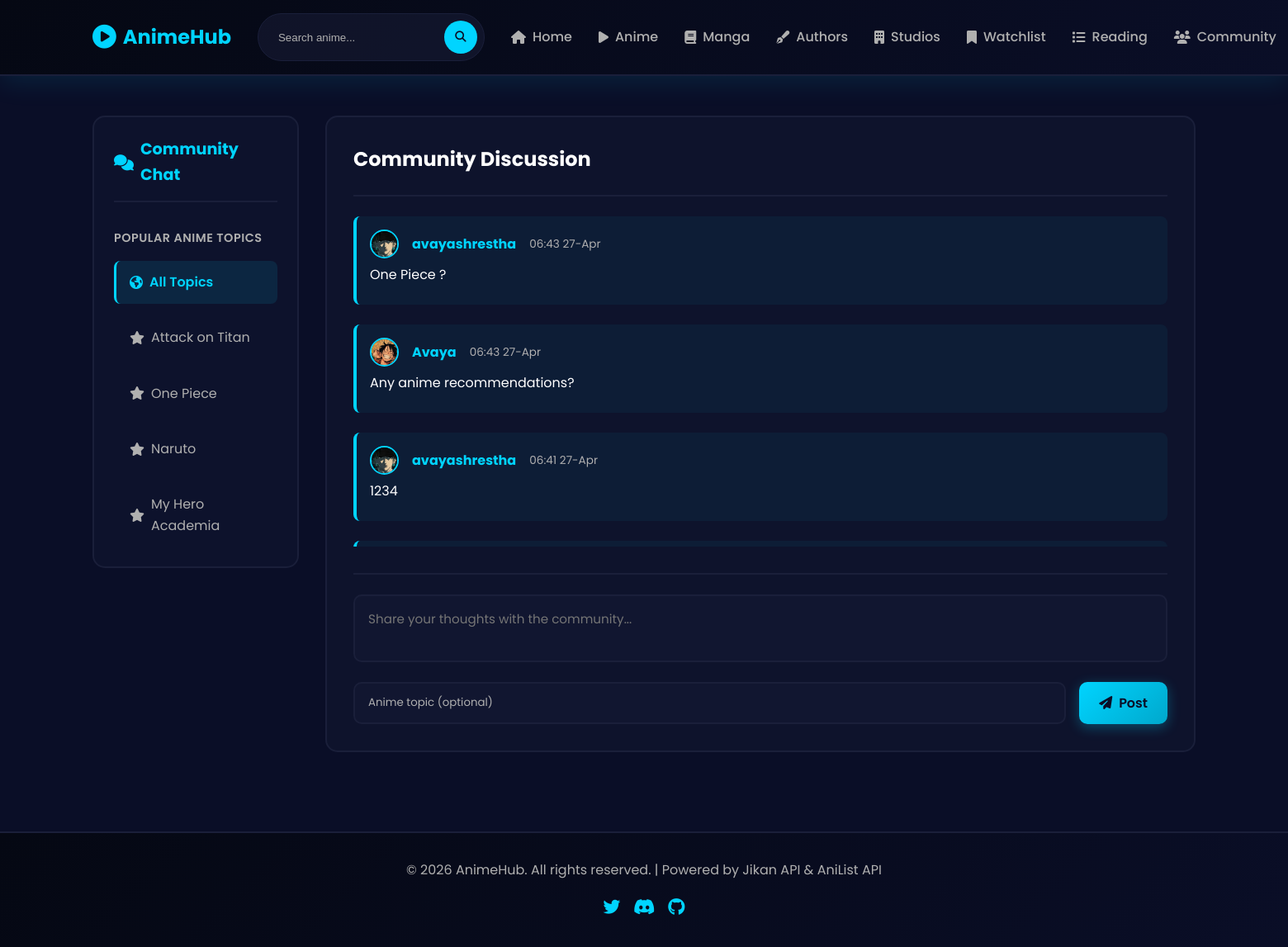
The page /community-chat (signed in) on the database its author committed.
### app.py (models this page shows)
class UserProfile(db.Model):
    id = db.Column(db.Integer, primary_key=True)
    user_id = db.Column(db.Integer, db.ForeignKey('user.id'), nullable=False, unique=True)
    bio = db.Column(db.String(500))
    profile_image = db.Column(db.String(500), default='https://via.placeholder.com/150?text=No+Avatar')
    favorite_anime = db.Column(db.String(255))
    favorite_manga = db.Column(db.String(255))
    location = db.Column(db.String(100))
    joined_at = db.Column(db.DateTime, default=datetime.utcnow)
    last_seen = db.Column(db.DateTime, default=datetime.utcnow)
    is_online = db.Column(db.Boolean, default=False)

class User(db.Model):
    id = db.Column(db.Integer, primary_key=True)
    username = db.Column(db.String(80), unique=True, nullable=False)
    email = db.Column(db.String(120), unique=True, nullable=False)
    password = db.Column(db.String(255), nullable=False)
    created_at = db.Column(db.DateTime, default=datetime.utcnow)
    watchlist = db.relationship('Watchlist', backref='user', lazy=True, cascade='all, delete-orphan')
    readinglist = db.relationship('ReadingList', backref='user', lazy=True, cascade='all, delete-orphan')
    sent_messages = db.relationship('Message', backref='sender_user', lazy=True, foreign_keys='Message.sender_id', cascade='all, delete-orphan')
    received_messages = db.relationship('Message', backref='receiver_user', lazy=True, foreign_keys='Message.receiver_id')

class Message(db.Model):
    id = db.Column(db.Integer, primary_key=True)
    sender_id = db.Column(db.Integer, db.ForeignKey('user.id'), nullable=False)
    receiver_id = db.Column(db.Integer, db.ForeignKey('user.id'), nullable=True)  # None for public messages
    content = db.Column(db.Text, nullable=False)
    is_public = db.Column(db.Boolean, default=False)  # Public = visible to all, Private = one-on-one
    anime_topic = db.Column(db.String(255))  # Optional: which anime they're discussing
    created_at = db.Column(db.DateTime, default=datetime.utcnow)
    is_read = db.Column(db.Boolean, default=False)

### app.py (the view)
@app.route('/community-chat')
@login_required
def community_chat():
    page = request.args.get('page', 1, type=int)
    anime_filter = request.args.get('anime', '')
    query = Message.query.filter_by(is_public=True)
    if anime_filter:
        query = query.filter_by(anime_topic=anime_filter)
    messages_paginated = query.order_by(Message.created_at.desc()).paginate(page=page, per_page=20)
    messages_data = []
    for msg in messages_paginated.items:
        sender = User.query.get(msg.sender_id)
        sender_profile = UserProfile.query.filter_by(user_id=msg.sender_id).first()
        messages_data.append({
            'message': msg,
            'sender_username': sender.username if sender else 'Unknown',
            'sender_avatar': sender_profile.profile_image if sender_profile else 'https://via.placeholder.com/40?text=Avatar'
        })
    return render_template('community_chat.html', messages=messages_data, messages_paginated=messages_paginated, anime_filter=anime_filter)

### app.py (called while the page is built)
def login_required(f):
    @wraps(f)
    def decorated_function(*args, **kwargs):
        if 'user_id' not in session:
            return redirect(url_for('login'))
        return f(*args, **kwargs)
    return decorated_function

### templates/community_chat.html (shortened to what this page needs)
{% extends "base.html" %}
{% block content %}
<div class="community-chat-container">
    <div class="chat-sidebar">
        <div class="sidebar-header">
            <h3 class="sidebar-title">
                <i class="fas fa-comments"></i>
                Community Chat
            </h3>
        </div>
        <div class="anime-topics">
            <h4 class="topics-title">Popular Anime Topics</h4>
            <a href="{{ url_for('community_chat') }}" class="topic-item {% if not anime_filter %}active{% endif %}">
                <i class="fas fa-earth"></i>
                All Topics
            </a>
            <a href="{{ url_for('community_chat', anime='Attack%20on%20Titan') }}" class="topic-item">
                <i class="fas fa-star"></i>
                Attack on Titan
            </a>
            <a href="{{ url_for('community_chat', anime='One%20Piece') }}" class="topic-item">
                <i class="fas fa-star"></i>
                One Piece
            </a>
            <a href="{{ url_for('community_chat', anime='Naruto') }}" class="topic-item">
                <i class="fas fa-star"></i>
                Naruto
            </a>
            <a href="{{ url_for('community_chat', anime='My%20Hero%20Academia') }}" class="topic-item">
                <i class="fas fa-star"></i>
                My Hero Academia
            </a>
        </div>
    </div>
    <div class="chat-main">
        <div class="chat-header-main">
            <h2 class="chat-title">
                {% if anime_filter %}
                Discussing: {{ anime_filter }}
                {% else %}
                Community Discussion
                {% endif %}
            </h2>
        </div>
        <div class="chat-messages-area" id="communityMessages">
            {% for msg_data in messages %}
            <div class="community-message">
                <div class="message-header">
                    <img src="{{ msg_data.sender_avatar }}" alt="{{ msg_data.sender_username }}" class="message-avatar">
                    <strong class="message-author">{{ msg_data.sender_username }}</strong>
                    <span class="message-time">{{ msg_data.message.created_at.strftime('%H:%M %d-%b') }}</span>
                </div>
                <p class="message-text">{{ msg_data.message.content }}</p>
            </div>
            {% endfor %}
        </div>
        <div class="chat-input-section">
            <textarea
                id="communityMessageInput"
                placeholder="Share your thoughts with the community..."
                class="community-textarea"
            ></textarea>
            <div class="input-controls">
                <input
                    type="text"
                    id="animeTopicInput"
                    placeholder="Anime topic (optional)"
                    class="topic-input"
                >
                <button id="sendCommunityButton" class="btn btn-primary">
                    <i class="fas fa-paper-plane"></i>
                    Post
                </button>
            </div>
        </div>
    </div>
</div>
{% endblock %}

### static/css/style.css (style rules this page uses)
* { margin: 0; padding: 0; box-sizing: border-box; }
:root { --primary-color: #00d4ff; --secondary-color: #ff006e; --accent-color: #ffd60a; --bg-dark: #0a0e27; --bg-darker: #050813; --text-primary: #ffffff; --text-secondary: #b0b0b0; --border-color: #1a1f3a; --success: #00ff88; --danger: #ff4444; --warning: #ffaa00; --info: #00d4ff; }
html { scroll-behavior: smooth; }
body { font-family: 'Poppins', sans-serif; background-color: var(--bg-dark); color: var(--text-primary); line-height: 1.6; overflow-x: hidden; }
.btn { padding: 0.8rem 1.5rem; border: none; border-radius: 10px; font-weight: 600; cursor: pointer; transition: all 0.3s ease; display: inline-flex; align-items: center; gap: 0.5rem; text-decoration: none; font-family: inherit; font-size: 1rem; }
.btn-primary { background: linear-gradient(135deg, var(--primary-color), #00a8cc); color: var(--bg-dark); box-shadow: 0 4px 15px rgba(0, 212, 255, 0.3); }

### templates/community_chat.html (style rules this page uses)
.community-chat-container { display: grid; grid-template-columns: 250px 1fr; gap: 2rem; min-height: 600px; margin-bottom: 3rem; }
.chat-sidebar { background: rgba(26, 31, 58, 0.3); border: 2px solid var(--border-color); border-radius: 15px; padding: 1.5rem; height: fit-content; position: sticky; top: 100px; }
.sidebar-header { margin-bottom: 2rem; padding-bottom: 1rem; border-bottom: 2px solid var(--border-color); }
.sidebar-title { font-size: 1.2rem; font-weight: 700; display: flex; align-items: center; gap: 0.5rem; color: var(--primary-color); }
.anime-topics { display: flex; flex-direction: column; gap: 1rem; }
.topics-title { font-weight: 600; color: var(--text-secondary); font-size: 0.9rem; text-transform: uppercase; letter-spacing: 0.5px; }
.topic-item { display: flex; align-items: center; gap: 0.5rem; padding: 0.8rem 1rem; border-radius: 8px; color: var(--text-secondary); text-decoration: none; transition: all 0.3s ease; border-left: 3px solid transparent; }
.topic-item.active { color: var(--primary-color); background: rgba(0, 212, 255, 0.1); border-left-color: var(--primary-color); font-weight: 600; }
.chat-main { background: rgba(26, 31, 58, 0.3); border: 2px solid var(--border-color); border-radius: 15px; padding: 2rem; display: flex; flex-direction: column; }
.chat-header-main { border-bottom: 2px solid var(--border-color); padding-bottom: 1.5rem; margin-bottom: 1.5rem; }
.chat-title { font-size: 1.5rem; font-weight: 700; }
.chat-messages-area { flex: 1; overflow-y: auto; display: flex; flex-direction: column; gap: 1.5rem; margin-bottom: 2rem; max-height: 400px; }
.community-message { background: rgba(0, 212, 255, 0.05); border-left: 4px solid var(--primary-color); border-radius: 8px; padding: 1rem; animation: slideIn 0.3s ease; }
.message-header { display: flex; align-items: center; gap: 1rem; margin-bottom: 0.5rem; }
.message-avatar { width: 35px; height: 35px; border-radius: 50%; object-fit: cover; border: 2px solid var(--primary-color); }
.message-author { color: var(--primary-color); }
.message-time { color: var(--text-secondary); font-size: 0.85rem; }
.message-text { color: var(--text-primary); line-height: 1.5; margin-bottom: 0.5rem; }
.chat-input-section { border-top: 2px solid var(--border-color); padding-top: 1.5rem; }
.community-textarea { width: 100%; background: rgba(26, 31, 58, 0.3); border: 2px solid var(--border-color); color: var(--text-primary); padding: 1rem; border-radius: 10px; font-family: inherit; font-size: 0.95rem; min-height: 80px; margin-bottom: 1rem; transition: all 0.3s ease; resize: none; }
.input-controls { display: flex; gap: 1rem; }
.topic-input { flex: 1; background: rgba(26, 31, 58, 0.3); border: 2px solid var(--border-color); color: var(--text-primary); padding: 0.8rem 1rem; border-radius: 10px; font-family: inherit; transition: all 0.3s ease; }
.topic-input::placeholder { color: var(--text-secondary); }

### rows shown on the page
UserProfile: sender_avatar (picture)
User: sender_username "avayashrestha" "avayashrestha"
Message: message.created_at "06:43 27-Apr", message.content "One Piece ?"
UserProfile: sender_avatar (picture)
User: sender_username "Avaya"
Message: message.created_at "06:43 27-Apr", message.content "Any anime recommendations?"
Message: message.created_at "06:41 27-Apr", message.content "1234"
